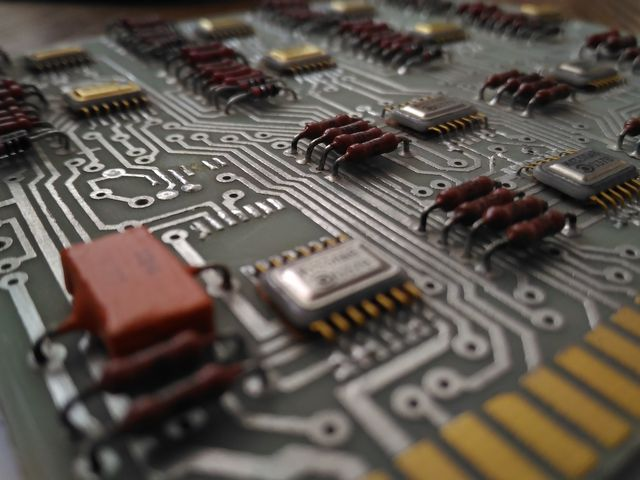
//> input picture images/pic.jpg, 640 x 480 px
$ ./OpenCV3   (built with g++ and OpenCV 4)
//> lines starting //> are read from the running program, lines starting //| are printed output that depends on the picture
// ConsoleApplication1.cpp : Defines the entry point for the console application.
//

//#include “stdafx.h”

#include <opencv2/core.hpp>
#include <opencv2/imgcodecs.hpp>
#include <opencv2/highgui.hpp>
#include <opencv2/imgproc/imgproc.hpp>
#include <iostream>

using namespace cv;
using namespace std;

// [15 lines of commented-out code are left out]

static void ShowImg(void) {
	string imageName("images/pic.jpg"); // by default
	Mat image = imread(imageName.c_str(), IMREAD_COLOR); // Read the file
//> image is the input picture: 480 rows x 640 cols, CV_8UC3; mean B, G, R 77.6, 85.4, 93.5
	if (image.empty()) // Check for invalid input
	{
		cout << "Could not open or find the image" << std::endl;
	}
	namedWindow("Display window", WINDOW_KEEPRATIO); // Create a window for display.
	imshow("Display window", image); // Show our image inside it.

	waitKey(0); // Wait for a keystroke in the window
}

static int getphoto(void) {
	VideoCapture cap(0); // open the default camera
	if (!cap.isOpened())  // check if we succeeded
		return -1;

	Mat edges;
	namedWindow("edges", 1);
	for (;;) {
		Mat frame;
		cap >> frame; // get a new frame from camera
		cvtColor(frame, edges, COLOR_BGR2GRAY);
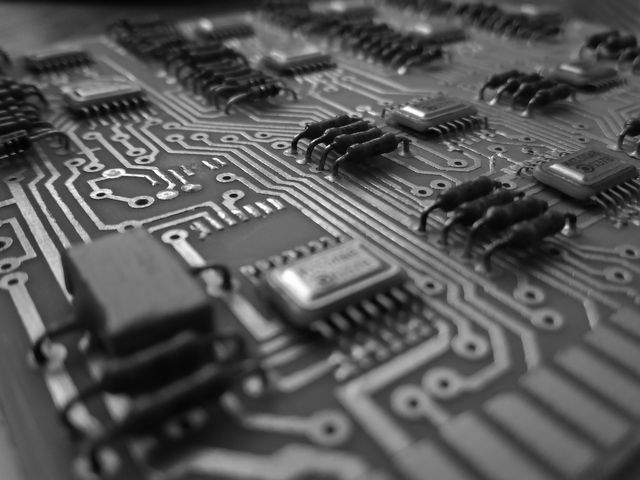
//> edges: 480 rows x 640 cols, CV_8UC1; min 0, max 255, mean 86.9
		GaussianBlur(edges, edges, Size(7, 7), 1.5, 1.5);
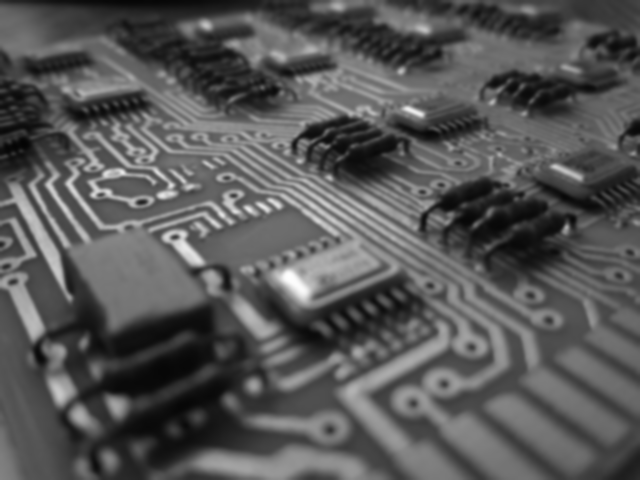
//> edges: 480 rows x 640 cols, CV_8UC1; min 4, max 254, mean 86.9
		Canny(edges, edges, 0, 30, 3);
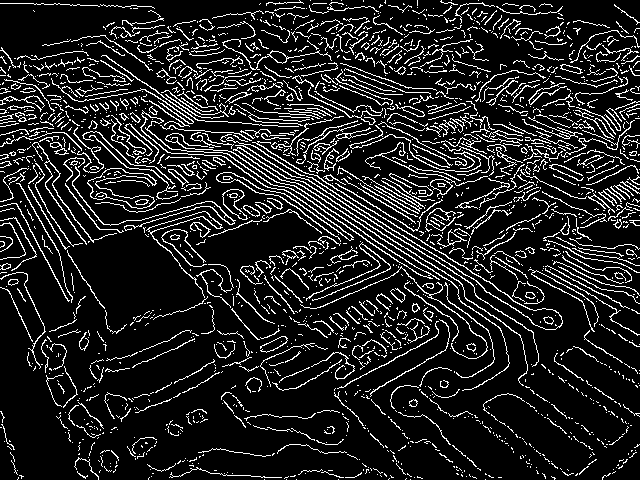
//> edges: 480 rows x 640 cols, CV_8UC1; 13.3% white in thin lines or dots
		imshow("edges", edges);
		if (waitKey(30) >= 0)
//> the Esc key is pressed
			break;
	}
	return 0;
}

int main(int argc, char** argv) {
	ShowImg();
	getphoto();
	return 0;
}
